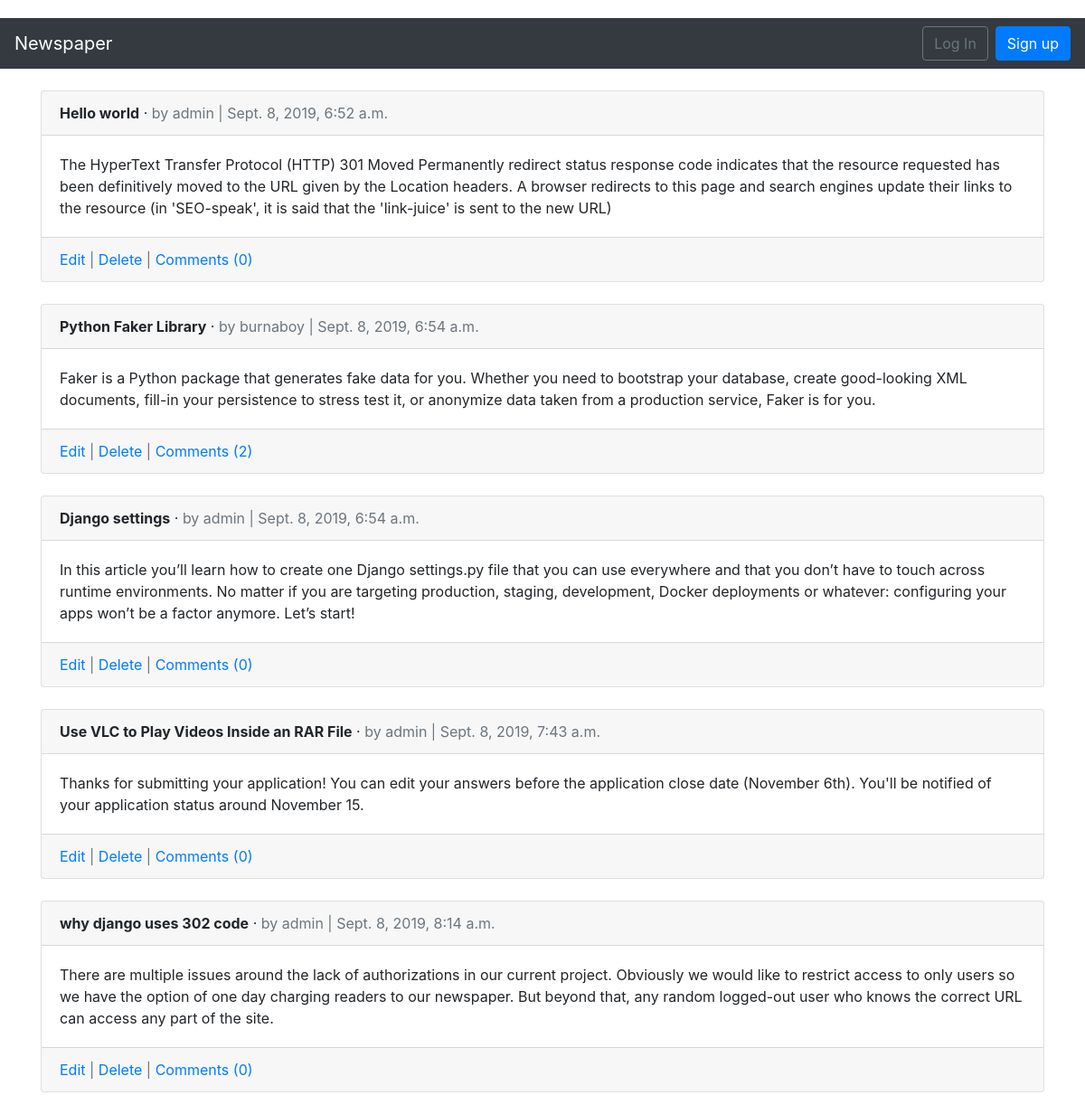
The page /articles/ on the database as committed earlier.
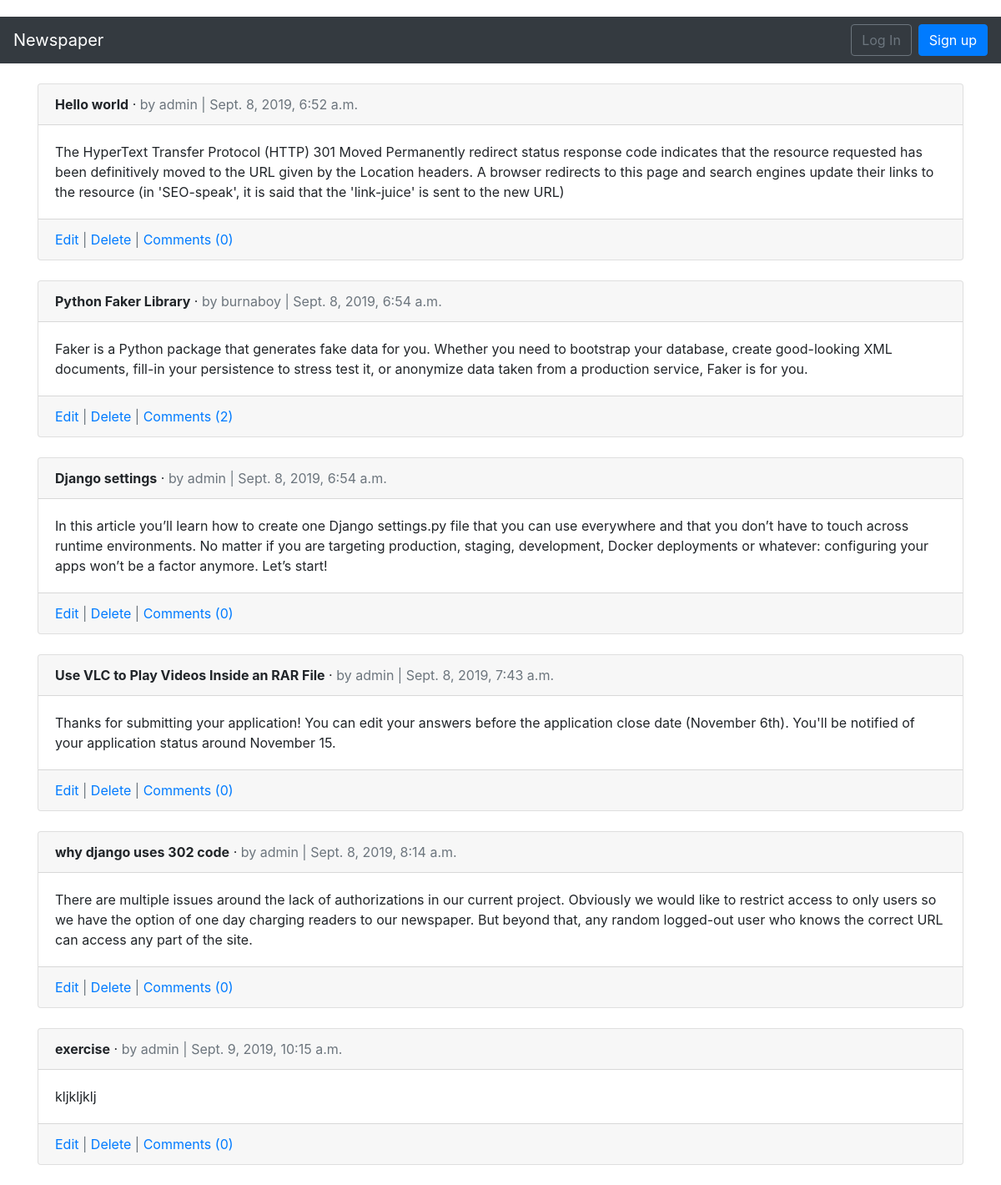
The same page on the database as committed later.
### articles/models.py (models this page shows, shortened)
class Article(models.Model):
    title = models.CharField(max_length=255)
    body = models.TextField()
    date = models.DateTimeField(auto_now_add=True)
    author = models.ForeignKey(get_user_model(), on_delete=models.CASCADE)

class Comment(models.Model):
    article = models.ForeignKey(Article,
                                on_delete=models.CASCADE,
                                related_name='comments')
    comment = models.TextField()
    user = models.ForeignKey(get_user_model(),
                             on_delete=models.CASCADE,
                             )
    created_at = models.DateTimeField(auto_now_add=True)

### users/models.py (models this page shows)
class CustomUser(AbstractUser):
    age = models.PositiveIntegerField(null=True, blank=True)

### articles/views.py (the view)
# urls.py: path('', ArticleListView.as_view(), name='article_list'),
class ArticleListView(ListView):
    model = Article
    template_name = 'article_list.html'

### templates/article_list.html (shortened to what this page needs)
{% extends 'base.html' %}
{% block content %}
    {% for article in object_list %}
        <div class="card">
            <div class="card-header">
                <span class="font-weight-bold">{{ article.title }}</span> &middot; <span class="text-muted">by {{ article.author }} | {{ article.date }}</span>
            </div>
            <div class="card-body">{{ article.body }} </div>
            <div class="card-footer text-muted">
                <a href="{% url 'article_edit' article.pk %}">Edit</a> |
                <a href="{% url 'article_delete' article.pk %}">Delete</a> |
                <a href="{% url 'article_detail' article.pk %}">Comments ({{ article.comments.all|length }})</a>
            </div>
        </div>
        <br />
    {% endfor %}
{% endblock content %}

### templates/base.html (shortened to what this page needs)
{% load static %}
<!DOCTYPE html>
<html>
<head>
    <link
    rel="stylesheet"
    href="https://stackpath.bootstrapcdn.com/bootstrap/4.3.1/css/bootstrap.min.css"
>
    <link href="{% static 'css/comments.css' %}" rel="stylesheet">
    </head>
<body>
    <nav class="navbar navbar-expand-md navbar-dark bg-dark mb-4">
    <a class="navbar-brand" href="{% url 'home' %}">Newspaper</a>
    <div class="collapse navbar-collapse" id="navbarCollapse">
        {% if user.is_authenticated %}
            <ul class="navbar-nav ml-auto">
                <li class="nav-item">
                    <a class="nav-link dropdown-toggle" href="#" id="userMenu"
                        data-toggle="dropdown" aria-haspopup="true"
                        aria-expanded="false">
                        {{ user.username }}
                    </a>
                    <div class="dropdown-menu dropdown-menu-right" aria-labelledby="userMenu">
                        <a class="dropdown-item" href="{% url 'password_change'%}">Change password</a>
                    <div class="dropdown-divider">
                    </div>
                    <a class="dropdown-item" href="{% url 'logout' %}"> Log Out</a>
                    </div>
                </li>
            </ul>
        {% else %}
            <form class="form-inline ml-auto">
                <a href="{% url 'login' %}" class="btn btn-outline-secondary"> Log In</a>
                <a href="{% url 'signup' %}" class="btn btn-primary ml-2">Sign up</a>
            </form>
            {% endif %}
    </div>
    </nav>
    <div class="container">
        {% block content %}
        {% endblock content %}
    </div>
</body>
</html>

### static/css/comments.css (style rules this page uses)
body { margin-top: 20px; }

Rows that differ between the two databases and show on the page:
added Article: title "exercise", author "admin", date "Sept. 9, 2019, 10:15 a.m.", body "kljkljklj", comments.all|length "0"
